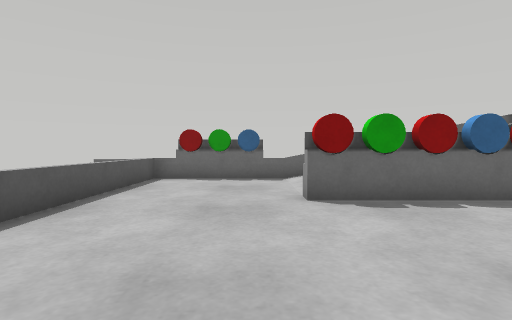
View 1 (above)

20 first-person views from a walk through a robot-simulator world made for Webots. The camera is 0.1 m above the floor, tilts 2° down and sees 80° across. The floor is counted in squares, 0.1 m on a side. Each view is taken from the middle of a square. On the plan, view 1 faces up. The plan holds only what a view shows up to about 12 squares ahead; the rest is blank. Robots are left out.

View 2
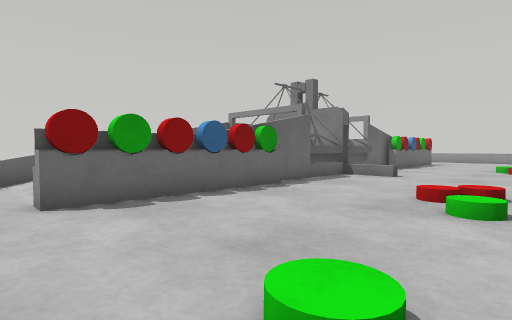

View 3
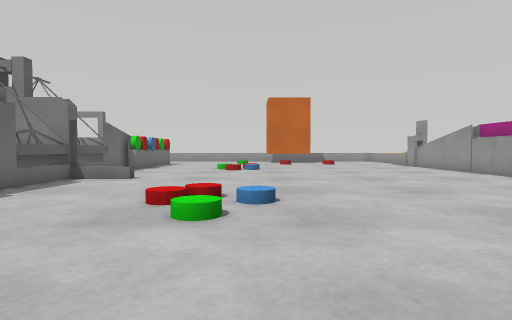

View 4
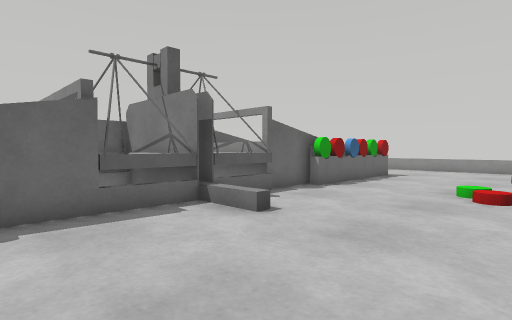

View 5
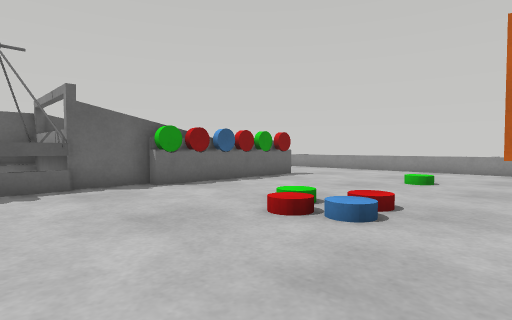

View 6
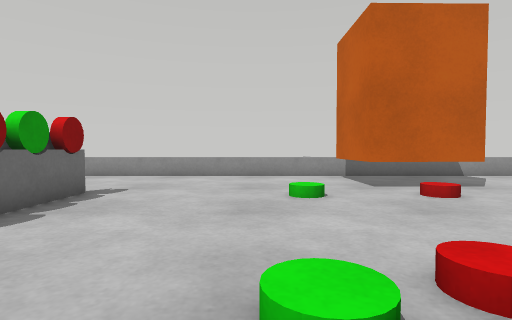

View 7
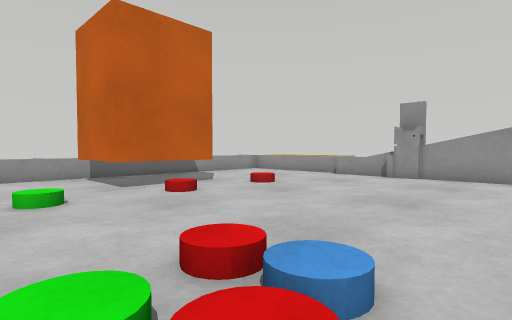

View 8
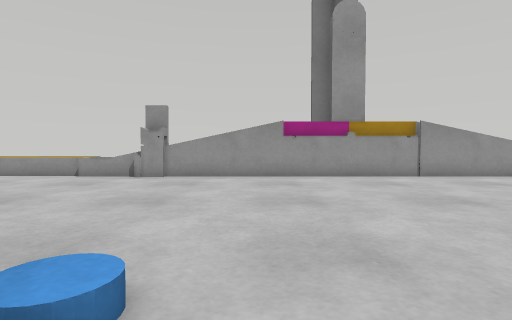

View 9
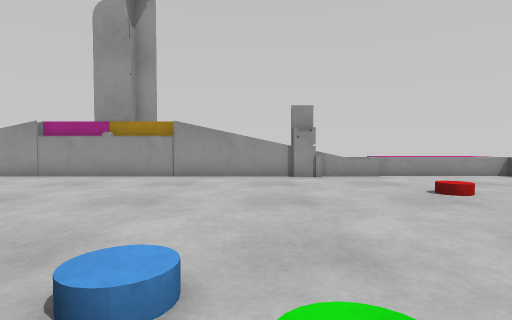

View 10
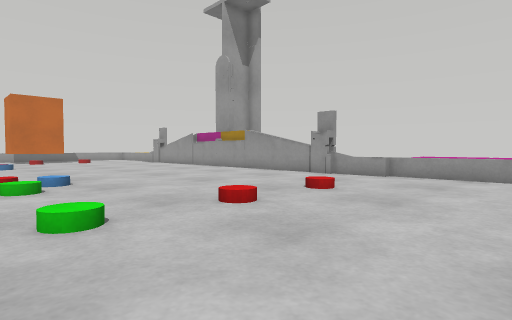

View 11
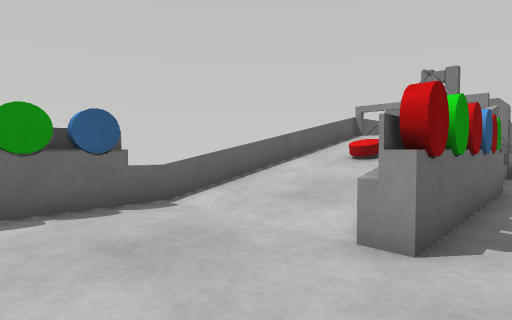

View 12
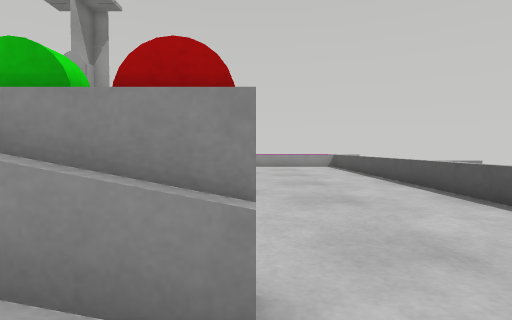

View 13
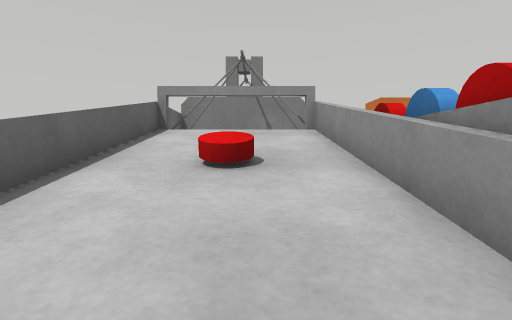

View 14
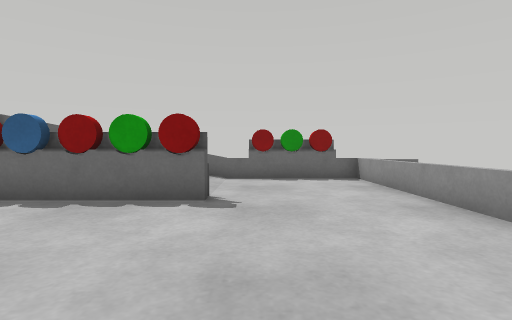

View 15
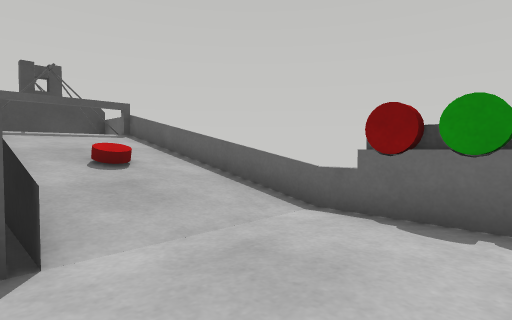

View 16
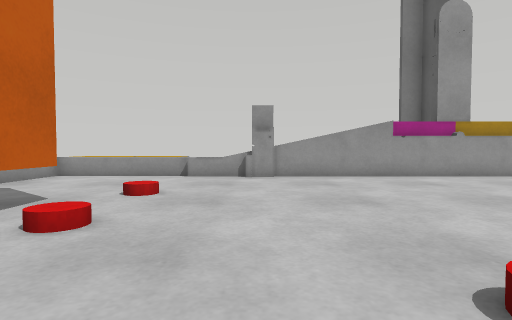

View 17
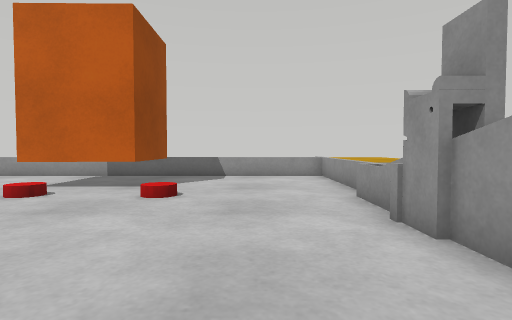

View 18
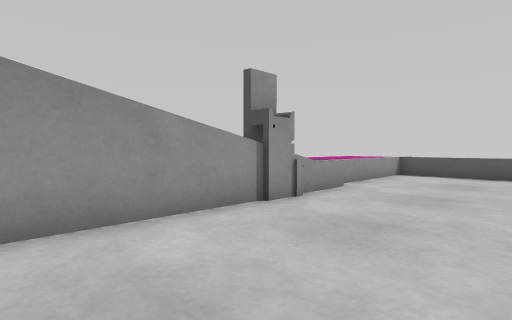

View 19
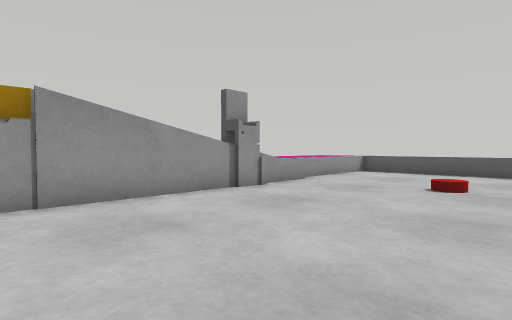

View 20
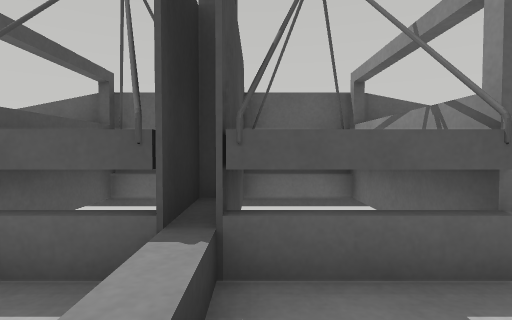

### Floor plan
Key: @ floor where view 1 was taken; # wall or solid block; x gap in a wall; . floor; / step, stairs or slope; = window, fence, low wall or low ledge; v drop or lower ground; C red cylinder; G green cylinder; B blue cylinder; R orange box; O other object.
Columns run from 5 left of view 1 to 28 right of it. Each row starts with its distance up from view 1.
 11  ##CGB========######========CGC##
 10 #=.....////// xvOOvx      /.....=#
  9 #=.....   C   vOOOOv       .....=#
  8  =.....   C   vOOOOv       .....=
  7  =...../      #OOOO      //.....=
  6  =....CCGCBCG....O...GGCBCGC....=
  5  =...............O..............=
  4  =..............................=
  3  =..............................=
  2  =........../........./.........=
  1  =........////.......//.........=
  0 #=...@....../........//.........=
 -1 #=..........................RRRR#
 -2  =..........................R   #
 -3  =..........................R   #
 -4  =..........................RRR.=
 -5  =..............................=
 -6  =..............................=
 -7  =..............................=
 -8  =..............................=
 -9  =.....==################==.....=
-10  #=====####            ####=====#
-11   #####                    ######

Where each view was taken, in squares from view 1:
view 1: 0 up, 0 right, facing up
view 2: 0 up, 0 right, facing up-right
view 3: 0 up, 1 right, facing right
view 4: 0 up, 7 right, facing up-right
view 5: 2 down, 12 right, facing up-right
view 6: 2 up, 15 right, facing right
view 7: 2 up, 15 right, facing down-right
view 8: 2 up, 15 right, facing down
view 9: 2 up, 6 right, facing down
view 10: 2 up, 3 left, facing down-right
view 11: 5 up, 2 left, facing up-right
view 12: 8 up, 1 right, facing down
view 13: 8 up, 1 right, facing right
view 14: 0 up, 23 right, facing up
view 15: 6 up, 25 right, facing up-left
view 16: 2 up, 19 right, facing down
view 17: 7 down, 15 right, facing right
view 18: 5 down, 9 right, facing down-left
view 19: 3 down, 10 right, facing down-left
view 20: 4 up, 12 right, facing up
